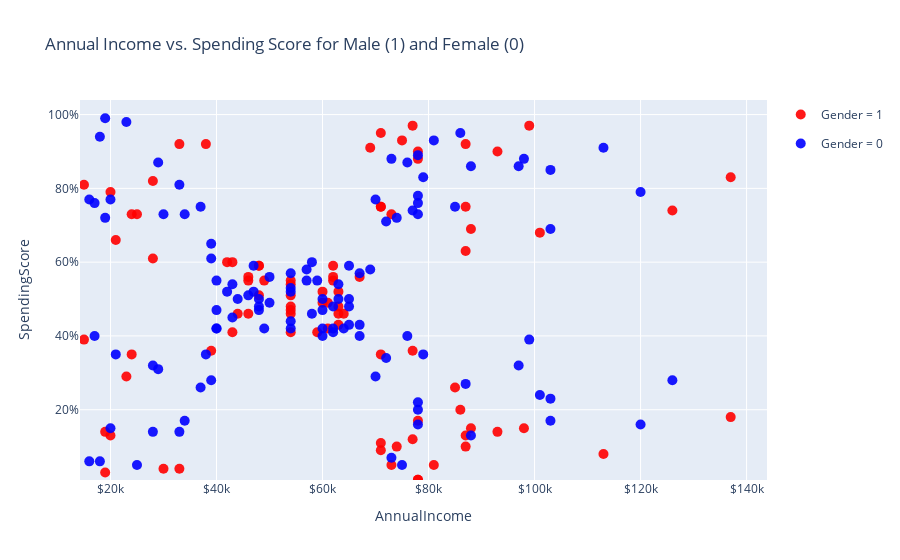

This figure's notebook cell:
### Code cell
#Can see a clear group forming in the center where Annual income ($) is similar to spending score (%)
scatter(Data, "AnnualIncome", "Gender", "SpendingScore", "Annual Income vs. Spending Score for Male (1) and Female (0)")
